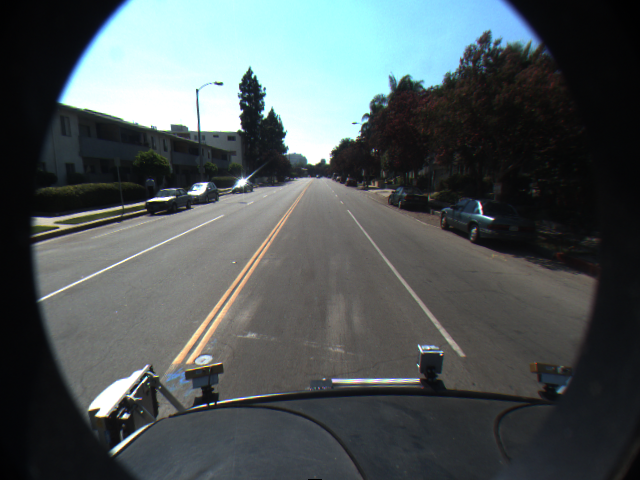
%> input picture matlab/f2.png, 640 x 480 px
$ octave filter_guo.m   (GNU Octave 9; MATLAB toolbox functions it lacks are replaced by stand-ins)
%> lines starting %> are read from the running program, lines starting %| are printed output that depends on the picture; in (x1, y1, x2, y2) boxes, pixels count from 0 and x2, y2 are one past the last pixel; in counts of white or black regions, pixels touching at a corner belong together; the program's own positions count from 1
### matlab/ipm.m
function [oh,ow,OutputImage]=ipm
InputImage=imread('f2.png');
%> InputImage is the input picture: size 480x640x3 uint8; mean R, G, B 79, 87.3, 88.4
% imshow(A);
InputImage=rgb2gray(InputImage);
%> InputImage: size 480x640 uint8
InputImage=im2double(InputImage);
%> InputImage: size 480x640 double
%imshow(I);

%focal length
fx=309.4362; fy= 344.2161;
% optical center
ox= 317.9034; oy =256.5352;
% height of the camera in mm
h= 2179.8;
% pitch of the camera,alfa
pitch= 14.0/180*pi;
c1=cos(pitch); s1=sin(pitch);
% yaw of the camera,beta
yaw= 0.0;
c2=cos(yaw); s2=sin(yaw);
% input imag width and height
ih= 480; iw= 640;
% output imag w and h
oh=120; ow=160;
%ipm setting
% ipmW=160; ipmH=120; ipmL=85; ipmR=550; ipmT=50; ipmB=380;
% eps=0.2*480=96;

%compute the vanishing point
W=[s2/c1;c2/c1;0];
A=[c2,-s2,0;s2,c2,0;0,0,1];
B=[1,0,0;0,-s1,-c1;0,c1,-s1];
T=[fx,0,ox;0,fy,oy;0,0,1];

Vanish=T*B*A*W;
%the size of the ipm on the input image
% size of the region of interest ROI
buttom=380;top=50;right=550;left=85;
x=Vanish(1); y=Vanish(2)+0.2*ih;
uvLimits=...
[ x,  right, left, x; ...
  y,    y,    y, buttom; ...
  1,    1,    1,   1; ...
  0,    0,    0,   0; ...
  ];

% y=floor(y);
% imshow(InputImage);
% rectangle('Position',[left,y,x-left,buttom-y]);
T=...
[
-c2/fx, s1*s2/fy,   ox*c2/fx-oy*s1*s2/fy-c1*s2, 0; ...
s2/fx,  s1*c1/fy,  -ox*s2/fx-s1*c2*oy/fy-c1*c2, 0; ...   %s1*c2
   0,      c1/fy,      -oy*c1/fy+s1,            0; ...
   0,   -c1/(h*fy),    oy*c1/(h*fy)-s1/h,       0; ...
 ];
%the size of the input image on the ground
xyLimits=h*T*uvLimits;
for i=1:3
    xyLimits(i,:)=xyLimits(i,:)./xyLimits(4,:);
end
%compute the point on the ground corresponding to the ipm
 maxX=max(xyLimits(1,:));
 maxY=max(xyLimits(2,:));
 minX=min(xyLimits(1,:));
 minY=min(xyLimits(2,:));
 stepRow=(maxY-minY)/oh;
 stepCol=(maxX-minX)/ow;

xyGrid=ones(3,oh*ow);
y=maxY;
for i=1:oh
   x=minX+stepCol/2;
   for j=1:ow
    xyGrid(1,(i-1)*ow+j)=x;
    xyGrid(2,(i-1)*ow+j)=y;
    x=x+stepCol;
   end
   y=y-stepRow;
end
%get the pixel value on the corresponding ground
xyGrid(3,:)=xyGrid(3,:)*(-h);
M=[
 fx*c2+c1*s2*ox,    -fx*s2+c1*c2*ox, -s1*ox; ...
 s2*(oy*c1-fy*s1), c2*(oy*c1-fy*s1), -fy*c1-oy*s1; ...
      c1*s2,               c1*c2,        -s1;
];

uvGrid=M*xyGrid;
for i=1:2
    uvGrid(i,:)=uvGrid(i,:)./uvGrid(3,:);
end

%replot the image
ix=0;iy=0;
OutputImage=zeros(oh,ow);
for i=1:oh
    for j=1:ow
        ix=uvGrid(1,(i-1)*ow+j);
        iy=uvGrid(2,(i-1)*ow+j);
%         iy=i+170;
        ix1=floor(ix); iy1=floor(iy);
        if(ix1>0 && ix1<iw && iy1>0 && iy1<ih) %left the last row and col
            ix2=floor(ix+1); iy2=floor(iy+1);
            OutputImage(i,j)=InputImage(iy1,ix1)*(1-(ix-ix1))*(1-(iy-iy1)) ...
                +InputImage(iy2,ix1)*(1-(ix-ix1))*(1-(iy2-iy)) ...
                +InputImage(iy1,ix2)*(1-(ix2-ix))*(1-(iy-iy1)) ...
                +InputImage(iy2,ix2)*(1-(ix2-ix))*(1-(iy2-iy)) ;
        else
            OutputImage(i,j)=mean(mean(InputImage)); %=84.9823
        end
    end
end
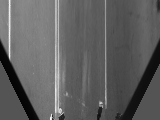
%> OutputImage: size 120x160 double; min 0.0182, max 1, mean 0.375
%> after the loop, ix2 = 638; iy2 = 377
OutputImage=im2uint8(OutputImage);
%> OutputImage: size 120x160 uint8
imshow(OutputImage);

### matlab/filter_guo.m
%  i=9:0.5:25;
%  y=gaussmf(i,[1 17]);
%  y=y/sum(y);
[oh,ow,OutputImage]=ipm;
%> oh = 120; ow = 160
lengthH=9;
lengthV=33;
halfH=4;
halfV=16;

 HFilter=[-1.000000e-03, -2.200000e-02, -1.480000e-01, -1.940000e-01, 7.300000e-01, -1.940000e-01, -1.480000e-01, -2.200000e-02, -1.000000e-03];
 VFilter=[1.000000e-16, 1.280000e-14, 7.696000e-13, 2.886400e-11, 7.562360e-10, 1.468714e-08, 2.189405e-07, 2.558828e-06, 2.374101e-05, 1.759328e-04, 1.042202e-03, 4.915650e-03, 1.829620e-02, 5.297748e-02, 1.169560e-01, ...
 1.918578e-01, 2.275044e-01, 1.918578e-01, 1.169560e-01, 5.297748e-02, 1.829620e-02, 4.915650e-03, 1.042202e-03, 1.759328e-04, 2.374101e-05, 2.558828e-06, 2.189405e-07, 1.468714e-08, 7.562360e-10, 2.886400e-11, 7.696000e-13, 1.280000e-14, 1.000000e-16];

% [4 lines of commented-out code are left out]
OutputImage=im2double(OutputImage);
%> OutputImage: size 120x160 double
Image=ones(oh+2*halfV,ow+2*halfH);
%> Image: size 152x168 double; every value is 1
Image(1+halfV:oh+halfV,1+halfH:ow+halfH)=OutputImage;
for i=1:halfV
    Image(i,:)=Image(1+halfV,:);
end
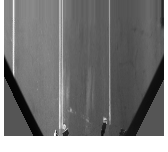
%> Image: size 152x168 double; min 0.0196, max 1, mean 0.474
for i=oh+halfV+1:oh+halfV*2
    Image(i,:)=Image(oh+halfV,:);
end
%> this loop made 16 passes
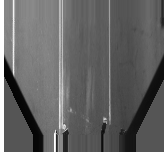
%> Image: size 152x168 double; 9.96% of pixels changed, all inside (x1, y1, x2, y2) = (4, 136, 164, 152)
for j=1:halfH
    Image(:,j)=Image(:,1+halfH);
end
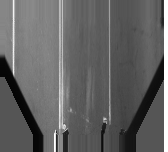
%> Image: size 152x168 double; 2.38% of pixels changed, all inside (x1, y1, x2, y2) = (0, 0, 4, 152)
for j=ow+halfH+1:ow+halfH*2
    Image(:,j)=Image(:,ow+halfH);
end
%> this loop made 4 passes
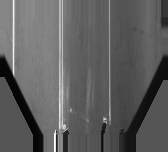
%> Image: size 152x168 double; 2.38% of pixels changed, all inside (x1, y1, x2, y2) = (164, 0, 168, 152)
% figure;
% imshow(Image);
FilterImage=Image;
temp=Image;

% vertical filter
for u=halfV+1:oh+halfV
%     for v=1:ow
    temp(u,:)=VFilter*Image(u-halfV:u+halfV,:);
%     end
end
%> this loop made 120 passes
% figure;
% imshow(temp);

% horizonal filter
for v=halfH+1:ow+halfH
%     for u=1:oh
    FilterImage(:,v)=temp(:,v-halfH:v+halfH)*HFilter';
%     end
end
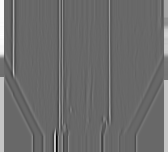
%> FilterImage: size 152x168 double; min -0.376, max 0.541, mean 0.015; drawn with min black and max white
FilterImage=FilterImage(1+halfV:oh+halfV,1+halfH:ow+halfH);
%> FilterImage: size 120x160 double
% figure;
% imshow(FliterImage);

FilterImage(FilterImage<0)=0;
temp=FilterImage(:);
threshold=quantile(temp,0.975);
%> threshold = 0.062
FilterImage=im2bw(FilterImage,threshold);
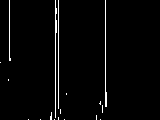
%> FilterImage: size 120x160 logical; 2.5% white in thin lines or dots, all inside (x1, y1, x2, y2) = (0, 0, 107, 120)
imshow(FilterImage);
